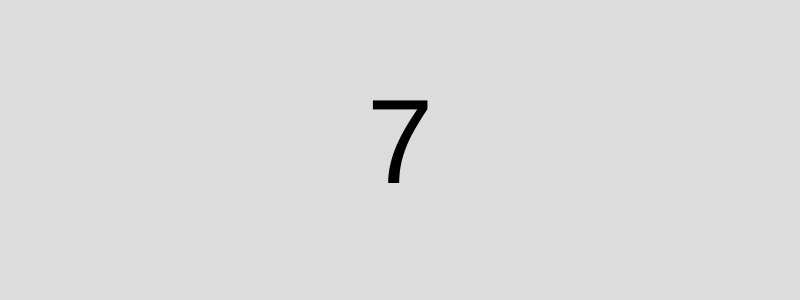
Frame 1 (no input)
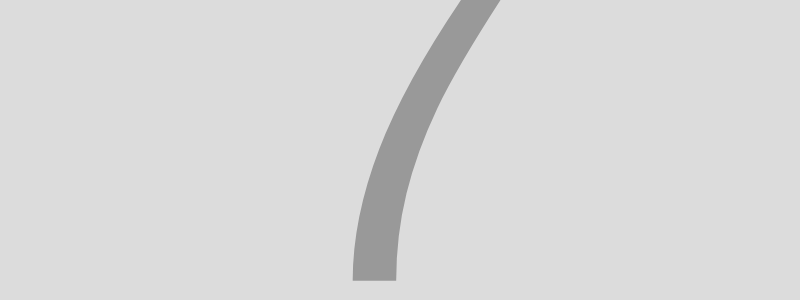
Frame 60 (no input)
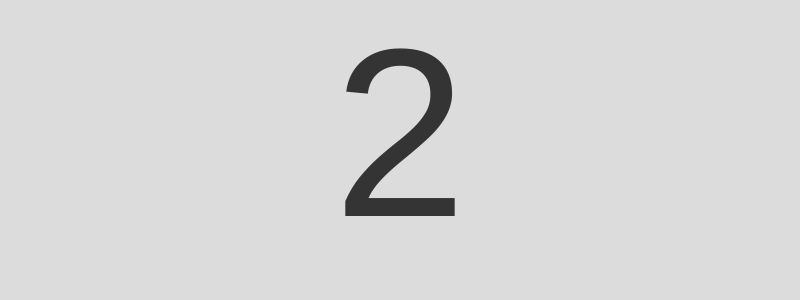
Frame 120 (the mouse pressed at the canvas centre since frame 60)

The p5.js sketch that drew these frames (run headless with seeded random() and noise() and a simulated clock; from frame 60 on, the mouse is pressed at the canvas centre):

// p5.js sketch
// ── sketch.js
var guessItem = null;
var interval = 100;
var results = [];
var solution = null;

function setup() {
  createCanvas(800, 300);
}

function draw() {
  var gameScore = getGameScore(results);
  
  if (gameScore.loss === 3 || gameScore.total === 10) {
    displayGameOver(gameScore);
    return;
  }
  
  background(220); 
  if (frameCount === 1 || frameCount % interval === 0) {
    solution = null;
    guessItem = new GuessItem(width/2, height/2, 10);  
  } 
  
  if (guessItem) {
    guessItem.render();
  }
  
  if (solution === true) {
    background(255);
  } else if (solution === false) {
    background(0);
  }
}

function displayGameOver(score) {
  push();
  background(255);
  textAlign(CENTER, CENTER);
  translate(width/2, height/2);
  
  fill(237, 34, 93);
  textSize(24);
  text('GAME OVER!', 0, 0);
  
  fill(0);
  translate(0, 36);
  text('You have ' + score.win + ' correct guesses', 0, 0);
  
  var alternatingValue = map(sin(frameCount/10), -1, 1, 0, 255);
  fill(237, 34, 93, alternatingValue);
  textSize(16);
  translate(0, 80);
  text('PRESS ENTER', 0, 0);
  pop();
}

function getGameScore(score) {
  var wins = 0;
  var losses = 0;
  var total = score.length;
  
  for(var i = 0; i < total; i++) {
    var item = score[i];
    if (item === true) {
      wins = wins + 1;
    } else {
      losses = losses + 1;
    }
  }
  return {win: wins, loss: losses, total: total}; 
}

function keyPressed() {
  if (guessItem !== null) {
    console.log('you pressed', key);
    solution = guessItem.solve(key);
    if (solution) {
      results.push(true);
    } else {
      results.push(false);
    }
    guessItem = null;
  } else {
    console.log('nothing to be solved');
  }
}

function GuessItem(x, y, scl) {
  this.x = x;
  this.y = y;
  this.scale = scl;
  this.scaleIncrement = 0.5;
  this.content = getContent();
  this.alpha = 255;
  this.alphaDecrement = 3;
  this.solved;
  
  function getContent() {
    return String(parseInt(random(10), 10));
  }
  
  this.solve = function(input) {
    if (input === this.content) {
      this.solved = true;
    } else {
      this.solved = false;
    }
  return this.solved;
  }
  
  this.render = function() {
    if (this.solved === false) {
      return;
    }
    push();
    fill(0, this.alpha);
    textAlign(CENTER, CENTER);
    translate(this.x, this.y);
    scale(this.scale);
    text(this.content, 0, 0);
    this.scale = this.scale + this.scaleIncrement;
    this.alpha = this.alpha - this.alphaDecrement;
    pop();
  }
}
